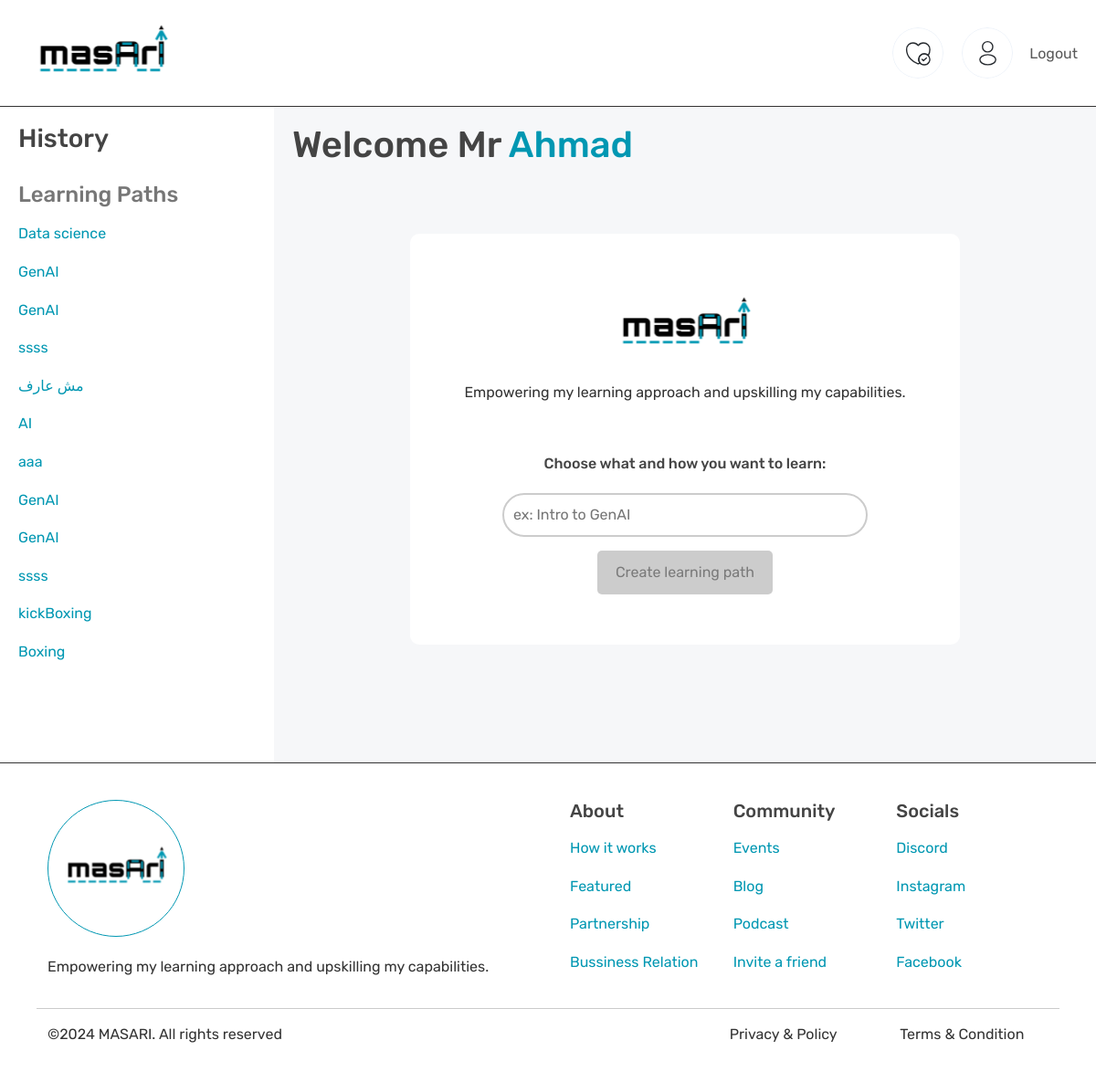
The app's page /dashboard (signed in) with its own data.
### app.py (models this page shows)
class LearningPaths(db.Model):
    id = db.Column(db.Integer, primary_key=True)
    title = db.Column(db.String(100), nullable=False)
    description = db.Column(db.Text, nullable=True)
    user_id = db.Column(db.Integer, db.ForeignKey('users.id'), nullable=False)

class Users(db.Model, UserMixin):
    id = db.Column(db.Integer, primary_key=True)
    username = db.Column(db.String(20), nullable=False, unique=True)
    password = db.Column(db.String(80), nullable=False)
    name = db.Column(db.String(100), nullable=False)
    birthdate = db.Column(db.Date)
    learning_paths = db.relationship('LearningPaths', backref='user', lazy=True)
    pdf_path = db.Column(db.String(150))  # Path to the CV file

### app.py (the view)
@app.route('/dashboard', methods=['GET', 'POST'])
@login_required
def dashboard():
    learning_paths = current_user.learning_paths
    return render_template('dashboard.html', name=current_user.name, learning_paths=learning_paths)

### app.py (called while the page is built)
@login_manager.user_loader
def load_user(user_id):
    return Users.query.get(int(user_id))

@app.context_processor
def inject_user_id():
    if current_user.is_authenticated:
        return {'userId': current_user.id}
    else:
        return {'userId': None}

### templates/dashboard.html (shortened to what this page needs)
{% extends 'base.html' %}
{% block content %}
<link href="{{ url_for('static', filename='css/dashboard.css') }}" rel="stylesheet">
    <aside class="sidebar">
        <h3>History</h3>
        <h4 class="sd-header">Learning Paths</h4>
        {% if learning_paths %}
            {% for path in learning_paths %}
                <p>
                    <a href="{{ url_for('learningpath', path_id=path.id) }}">{{ path.title }}</a>
                </p>
            {% endfor %}
        {% else %}
            <p>No learning paths available.</p>
        {% endif %}
    </aside>
    <div class="main-content">
        <h1>Welcome Mr <span style="color: #0097b2;">{{ name }}</span></h1>
        <div class="qa-card-holder">
            <div class="qa-card">
                <div class="qa-generate-header">
                    <div>
                        <img src="{{ url_for('static', filename='images/logo.svg') }}">
                    </div>
                    <p>Empowering my learning approach and upskilling my capabilities.</p>
                </div>
                <div class="qa-generate-container">
                    <h6>Choose what and how you want to learn:</h6>
                    <div class="input-wrapper">
                        <input type="text" class="styled-input" id="searchInput" placeholder="ex: Intro to GenAI">
                    </div>
                    <div class="buttons">
                        <button class="styled-button" id="pathButton" disabled>Create learning path</button>
                    </div>
                </div>
            </div>
        </div>
    </div>
{% endblock %}

### templates/base.html (shortened to what this page needs)
<!DOCTYPE html>
<html lang="en">
<head>
    <link rel="stylesheet" href="https://cdn.jsdelivr.net/npm/sweetalert2@10/dist/sweetalert2.min.css">
    <link href="https://cdn.jsdelivr.net/npm/bootstrap@5.3.0/dist/css/bootstrap.min.css" rel="stylesheet">
    <link href="{{ url_for('static', filename='css/general.css') }}" rel="stylesheet">
    <link rel="stylesheet" href="https://cdnjs.cloudflare.com/ajax/libs/font-awesome/6.0.0-beta3/css/all.min.css">
</head>
<body>
    {% include 'navbar.html' %}
    <main style="margin-top: 115px;">
        {% block content %}{% endblock %}
    </main>
    {% include 'footer.html' %}
</body>
</html>

### templates/navbar.html (shortened to what this page needs)
<nav class="navbar navbar-expand-lg" style="position: fixed; width: 100%; z-index: 1000; top: 0;">
    <div class="container-fluid">
        <a class="navbar-brand" href="{{url_for('dashboard')}}">
            <img src="{{ url_for('static', filename='images/logo.svg') }}" alt="Home">
        </a>
        <div class="collapse navbar-collapse" id="navbarNav">
            <ul class="navbar-nav ms-auto">
                <li class="nav-item">
                    <a class="nav-link" href="{{url_for('liked')}}" title="Liked">
                        </a>
                </li>
                <li class="nav-item">
                    <a class="nav-link" href="{{url_for('profile')}}" title="Profile">
                        </a>
                </li>
                <li class="nav-item">
                    <a class="nav-link logout-button" href="{{url_for('logout')}}"><p>Logout</p></a>
                </li>
            </ul>
        </div>
    </div>
</nav>

### templates/footer.html
<footer class="footer">
    <div class="row">
        <div class="col-lg-6">
            <div class="logo-footer">
                <img src="{{ url_for('static', filename='images/logo_footer.svg') }}" alt="logo">
            </div>
            <p class="logo-footer-desc">Empowering my learning approach and upskilling my capabilities.</p>
        </div>
        <div class="col-lg-6">
            <div class="row footer-lists">
                <div class="col-lg-4">
                    <h5>About</h5>
                    <p><a href="#">How it works</a></p>
                    <p><a href="#">Featured</a></p>
                    <p><a href="#">Partnership</a></p>
                    <p><a href="#">Bussiness Relation</a></p>
                </div>
                <div class="col-lg-4">
                    <h5>Community</h5>
                    <p><a href="#">Events</a></p>
                    <p><a href="#">Blog</a></p>
                    <p><a href="#">Podcast</a></p>
                    <p><a href="#">Invite a friend</a></p>
                </div>
                <div class="col-lg-4">
                    <h5>Socials</h5>
                    <p><a href="#">Discord</a></p>
                    <p><a href="#">Instagram</a></p>
                    <p><a href="#">Twitter</a></p>
                    <p><a href="#">Facebook</a></p>
                </div>
            </div>
        </div>
    </div>
    <hr>
    <div class="row">
        <div class="col-lg-8">
            ©2024 MASARI. All rights reserved
        </div>
        <div class="col-lg-2">
            Privacy & Policy
        </div>
        <div class="col-lg-2">
            Terms & Condition
        </div>
    </div>
</footer>

### static/css/general.css (style rules this page uses)
body, html { margin: 0; padding: 0; box-sizing: border-box; }
body { font-family: "Rubik", sans-serif; font-optical-sizing: auto; font-style: normal; font-size: 16px; color: #333; }
main { min-height: 90vh; display: flex; flex-direction: row; }
.row { margin: 0 !important; }
.sidebar { flex: 0 0 auto; padding: 20px; width: 25%; }
.main-content { position: relative; flex: 1; background-color: #f6f7f9; padding: 20px; }
h1, h2, h3, h4, h5, h6 { font-family: 'Rubik', sans-serif; font-weight: 500; color: #444; }
p { line-height: 1.6; margin: 16px 0; }
a { color: #0097b2; text-decoration: none; transition: color 0.3s ease; }
nav { background-color: #fff !important; border-bottom: 1.5px solid #333; }
.navbar-nav { align-items: flex-end !important; }
.nav-item .nav-link svg { border: 2px solid transparent; border-radius: 50%; transition: border-color 0.3s ease; }
.logout-button { text-decoration-color: transparent; transition: text-decoration-color, font-size 0.3s ease; }
footer { background-color: #fff !important; border-top: 1.5px solid #333; padding: 40px; }
.logo-footer-desc { margin-top: 20px; }
.sidebar .sd-header { margin-top: 30px; color: #777; }
.qa-card-holder { display: flex; justify-content: center; align-items: center; height: 100%; }

### static/css/dashboard.css (style rules this page uses)
.qa-card { width: 70%; height: 450px; background-color: #fff; border-radius: 10px; display: flex; flex-direction: column ; justify-content: center; align-items: center; gap: 40px; margin-bottom: 100px; }
.qa-generate-header { display: flex; flex-direction: column ; justify-content: center; align-items: center; }
.qa-generate-container { gap: 15px; display: flex; flex-direction: column ; justify-content: center; align-items: center; }
.qa-generate-container .buttons { display: flex; gap: 30px; }
.qa-generate-container .buttons button { min-width: 150px; padding: 12px 20px; border: none; border-radius: 5px; font-size: 16px; cursor: pointer; transition: background-color 0.3s ease; }
.qa-generate-container .buttons button:disabled { background-color: #ccc; cursor: not-allowed; color: #7a7a7a; }
.qa-generate-container .styled-input { width: 400px; padding: 10px; border: 2px solid #ccc; border-radius: 50px; font-size: 16px; transition: border-color 0.3s ease; }

### records on screen
LearningPaths: title "Data science"
LearningPaths: title "GenAI"
LearningPaths: title "GenAI"
LearningPaths: title "ssss"
LearningPaths: title "مش عارف"
LearningPaths: title "AI"
LearningPaths: title "aaa"
LearningPaths: title "GenAI"
LearningPaths: title "GenAI"
LearningPaths: title "ssss"
LearningPaths: title "kickBoxing"
LearningPaths: title "Boxing"
Users: name "Ahmad"
